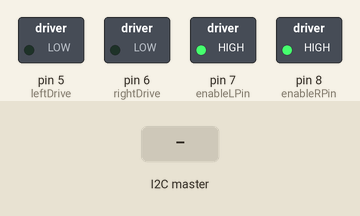
Simulated run of this sketch. Board: Arduino Uno, built with avr-gcc and run on an emulated ATmega328P. Parts: switched loads named in the sketch (green lamp = pin HIGH). The test bench sets the inputs (shaded band).

Above: at 1.2 s.
1.3 s: the I2C master sends the byte 1
At 2.5 s:
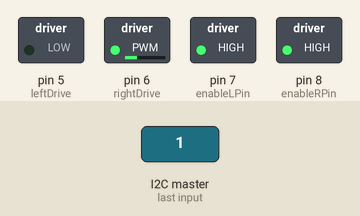
2.8 s: the I2C master sends the byte 2
At 3.8 s:
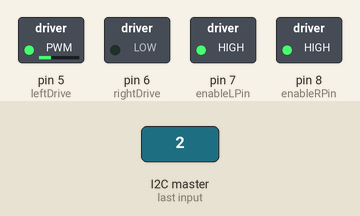
Timing chart, 0 to 5.8 s (numbered marks = the images above; inputs shaded):
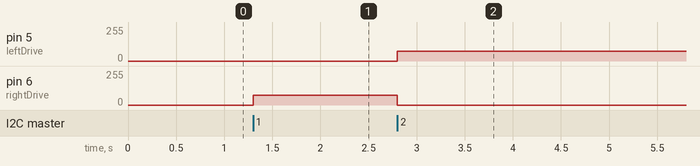

The sketch:

motor_avr.ino
```cpp
#include <Arduino.h>
#include <Wire.h>
#include <stdlib.h>
#include <string.h>
#include "LDConsts.h"

#define encoder0PinA  2
#define encoder0PinB  3
#define enableLPin    7
#define enableRPin    8
#define leftDrive     5
#define rightDrive    6

const int SPEED = 75;

unsigned long timer = 0;
unsigned long prevTime = 0;
volatile signed int encoder0Pos = 0;
volatile signed long totalEncPos = 0;

int prevPos = 0;
int numTicks = 0;

volatile int intendedTarget = 0;

bool respondToReq = false;
bool shouldSendEncoder = false;

void setup() {

  //Encoder input pins (Need to be hardware interrupt pins)
  pinMode(encoder0PinA, INPUT);
  pinMode(encoder0PinB, INPUT);

  //pins to enable directions -- always left HIGH to enable 2 dir driving
  pinMode(enableRPin, OUTPUT);
  pinMode(enableLPin, OUTPUT);

  //Analog(PWM) Outputs for directional driving (0-255)
  pinMode(leftDrive, OUTPUT);
  pinMode(rightDrive, OUTPUT);

  // setting direction pins high
  digitalWrite(enableLPin, HIGH);
  digitalWrite(enableRPin, HIGH);

  Wire.begin(MOTOR_AVR_ADDR);
  Wire.onReceive(handleSimpleReceive);
  Wire.onRequest(handleRequest);

}

void loop() {

  //for driving to speed
  driveSpeed(intendedTarget);

}


void driveSpeed(int target) {
  if (target > 0)
  {
    //Corrects output signal to controller limits
    if (target <= 10)
      target = 10;
    else if (target >= 255)
      target = 254;
    analogWrite(rightDrive, target);
    analogWrite(leftDrive, 0);
  }

  else if (target < 0)
  {
    //Corrects output signal to controller limits
    if (target >= -10)
      target = -10;
    else if (target <= -255)
      target = -254;
    analogWrite(leftDrive, abs(target));
    analogWrite(rightDrive, 0);
  }
  else
  {
    analogWrite(leftDrive, 0);
    analogWrite(rightDrive, 0);
  }
}

void handleSimpleReceive(int numBytes) {
  if (Wire.available()) {
    int firstByte = Wire.read();
    switch (firstByte) {
      case 0:
        intendedTarget = 0;
        break;
      case 1:
        intendedTarget = 1 * SPEED;
        break;
      case 2:
        intendedTarget = -1 * SPEED;
        break;
      default: // Garbage data yields a stop
        intendedTarget = 0;
        break;
    }
  }
}

// On receive, change the target angle - !!!degrees
void handleReceive(int numBytes) {
  if (Wire.available()) {
    int firstByte = Wire.read(); // Read the byte as an int
    switch (firstByte) {
      case TARGET_CHANGE:
        break;
      case ENCODER_REQ:
        shouldSendEncoder = true;
        return;
      default:
        break;
    }
  }

  int data = 0;
  int i = 0;
  while (Wire.available() && i < 2) { // loop through all (should be two byte = int)
    int recvByte = Wire.read();
    data = (data << 8) | recvByte; // Shift the stuff over 4 and insert the new char at the end
    i++;
  }
  intendedTarget = data;

}

// Used to send encoders
void handleRequest() {
  int send = intendedTarget;
  Wire.write(highByte(send));
  Wire.write(lowByte(send));
}
```

Measured:
- after the input at 1.3 s, pin 6 (rightDrive): 0/255 → 75/255 at once
- after the input at 2.8 s, pin 5 (leftDrive): 0/255 → 75/255 at once; pin 6 (rightDrive): 75/255 → 0/255 at once
